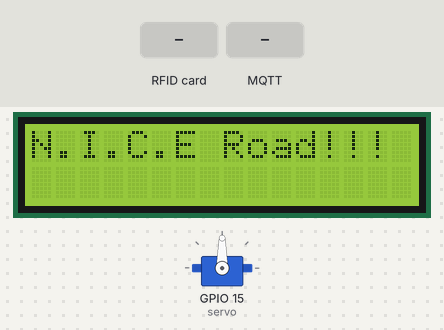
A sketch run on a simulated ESP8266 (NodeMCU). Parts: servo, 16×2 character LCD. The test bench sets the inputs (shaded band). WiFi joins after 1.5 s; servers stay silent unless stated; random numbers use the default seed unless the sketch sets one; no MQTT or app messages arrive unless stated; the Firebase database answers and starts empty; what the sketch prints to the serial monitor is not drawn.

Above: at 3.9 s.
4.0 s: RFID card 5E 7A 19 C4 held to the reader
At 4.4 s:
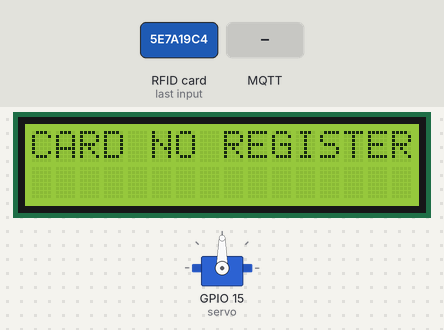
5.5 s: MQTT message "1" arrives on the first subscribed topic
8.5 s: MQTT message "on" arrives on the first subscribed topic
10.0 s: MQTT message "off" arrives on the first subscribed topic
Timing chart, 0 to 13.0 s (numbered marks = the images above; inputs shaded):
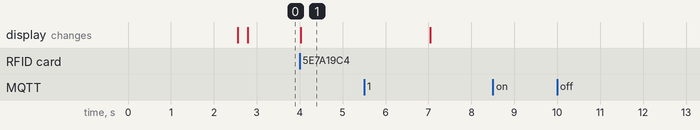

The sketch:

Final.ino
```cpp
#define SS_PIN 4  //D2
#define RST_PIN 5 //D1

#include <SPI.h>
#include <MFRC522.h>
#include <Servo.h>
#include <ESP8266WiFi.h>
#include <PubSubClient.h>
#include <FirebaseArduino.h>
#include <Wire.h>
#include <LiquidCrystal_I2C.h>

LiquidCrystal_I2C lcd(0x3F, 16, 2);

const char* ssid = "Mishra";
const char* password = "keshavmis";
const char* mqtt_server = "iot.eclipse.org";

char *msg;
Servo servo;

MFRC522 mfrc522(SS_PIN, RST_PIN);   // Create MFRC522 instance.
int statuss = 0;
int out = 0;

WiFiClient espClient;
PubSubClient client(espClient);

void setup_wifi()
{
  delay(5);
  // We start by connecting to a WiFi network
  Serial.println();
  Serial.print("Connecting to ");
  Serial.println(ssid);

  WiFi.begin(ssid, password);

  while (WiFi.status() != WL_CONNECTED) {
    delay(500);
    Serial.print(".");
  }

  Serial.println("");
  Serial.println("WiFi connected");
  Serial.println("IP address: ");
  Serial.println(WiFi.localIP());
}
String cardNumber;
int payStatus;
int tollNo;
void setup() {

  servo.attach(15);//D8
  servo.write(90);
  delay(1000);
  Serial.begin(9600);   // Initiate a serial communication
  SPI.begin();      // Initiate  SPI bus
  mfrc522.PCD_Init();   // Initiate MFRC522

  setup_wifi();
  Wire.begin(2,0);
  lcd.begin();   // initializing the LCD
  lcd.backlight();
  client.setServer(mqtt_server, 1883);
  client.setCallback(callback);
  msg = "Welcome to Intelli Toll gate!";
    client.publish("outTopic007", msg);
  //connecting firebase
  Firebase.begin("intellitollgate.firebaseio.com","YiACACoSmOgUEnkYY3s8FNijEoAtkkvabOTX2C51");
  cardNumber=Firebase.getString("CARD_NUMBER/Je8ze85QaQVbwDWuBRObv6Tkbgh2");

  Serial.println(cardNumber);
 // payStatus=Firebase.getInt("PAY_STATUS/nLrJ6QBB1fZdmvIchc3ziqqiyqM2");

}

void callback(char* topic, byte* payload, unsigned int length)
{
  Serial.print("Message arrived [");
  Serial.print(topic);
  Serial.print("] ");
  for (int i = 0; i < length; i++)
  {
    Serial.print((char)payload[i]);
  }
  Serial.println();
}

void reconnect() {
  // Loop until we're reconnected
  while (!client.connected()) {
    Serial.print("Attempting MQTT connection...");
    // Create a random client ID
    String clientId = "ESP8266Client-";
    clientId += String(random(0xffff), HEX);
    // Attempt to connect
    if (client.connect(clientId.c_str())) {
      Serial.println("connected");
      // Once connected, publish an announcement...
      //client.publish("outTopic", "hello world");
      // ... and resubscribe
      client.subscribe("inTopic008");
    } else {
      Serial.print("failed, rc=");
      Serial.print(client.state());
      Serial.println(" try again in 5 seconds");
      // Wait 5 seconds before retrying
      delay(5000);
    }
  }
}


void loop() {

  //cardNumber=Firebase.getString("CARD_NUMBER/pjtKHpOjkYREQZLiZD7TiDJgokb2");
//  Serial.println(cardNumber);
  lcd.clear();
  lcd.print("N.I.C.E Road!!!");
     if (!client.connected())
  {
    reconnect();
  }
  client.loop();
  // Look for new cards
  if ( ! mfrc522.PICC_IsNewCardPresent())
  {
    return;
  }
  // Select one of the cards
  if ( ! mfrc522.PICC_ReadCardSerial())
  {
    return;
  }
  //Show UID on serial monitor
  Serial.println();
  Serial.print(" UID tag :");
  String content= "";
  byte letter;
  for (byte i = 0; i < mfrc522.uid.size; i++)
  {
     Serial.print(mfrc522.uid.uidByte[i] < 0x10 ? " 0" : "_");
     Serial.print(mfrc522.uid.uidByte[i], HEX);
     content.concat(String(mfrc522.uid.uidByte[i] < 0x10 ? " 0" : "_"));
     content.concat(String(mfrc522.uid.uidByte[i], HEX));
  }
  content.toUpperCase();
  Serial.println();
  //cardNumber=Firebase.getString("CARD_NUMBER/pjtKHpOjkYREQZLiZD7TiDJgokb2");
  //Serial.println(cardNumber);

  if (content == cardNumber) //change UID of the card that you want to give access
  {
    payStatus=Firebase.getInt("PAY_STATUS/Je8ze85QaQVbwDWuBRObv6Tkbgh2");
    tollNo=Firebase.getInt("TOLL_NO/Je8ze85QaQVbwDWuBRObv6Tkbgh2");

    if(payStatus==1){
      if(tollNo==1)
      {
        Serial.println(" Access Granted ");
        lcd.clear();
        lcd.print("Access Granted!!!");
        msg = "Access Granted. You can Go!";
        client.publish("outTopic007", msg);
        Serial.println("You can go!");
        servo.write(0);
        delay(10000);
        servo.write(90);
        Serial.println("Next Please!");
        lcd.clear();
        lcd.print("Next!!!");
        Firebase.setInt("PAY_STATUS/Je8ze85QaQVbwDWuBRObv6Tkbgh2",0);
        delay(5000);

        lcd.clear();
        lcd.print("N.I.C.E Road!!!");
    //Serial.println();
        statuss = 1;
        lcd.clear();
      }
      else
      {
        Serial.println("NOT PAID FOR THIS ToLL");
        lcd.clear();
        lcd.print("NOT CORRECT TOLL");
        delay(2000);
      }
    }
    else
    {
      Serial.println("Payment not yet done!!!");
      lcd.clear();
      lcd.print("Not Paid");
      delay(5000);
    }
  }
  else
  {
    Serial.println(" Access Denied ");
    lcd.clear();
    lcd.print("CARD NO REGISTERED");
    msg = "Access Denied!";
    client.publish("outTopic007", msg);
    delay(3000);
  }

}
```

Measured:
- after the input at 8.5 s, every drawn part: stays the same
- after the input at 10.0 s, every drawn part: stays the same
